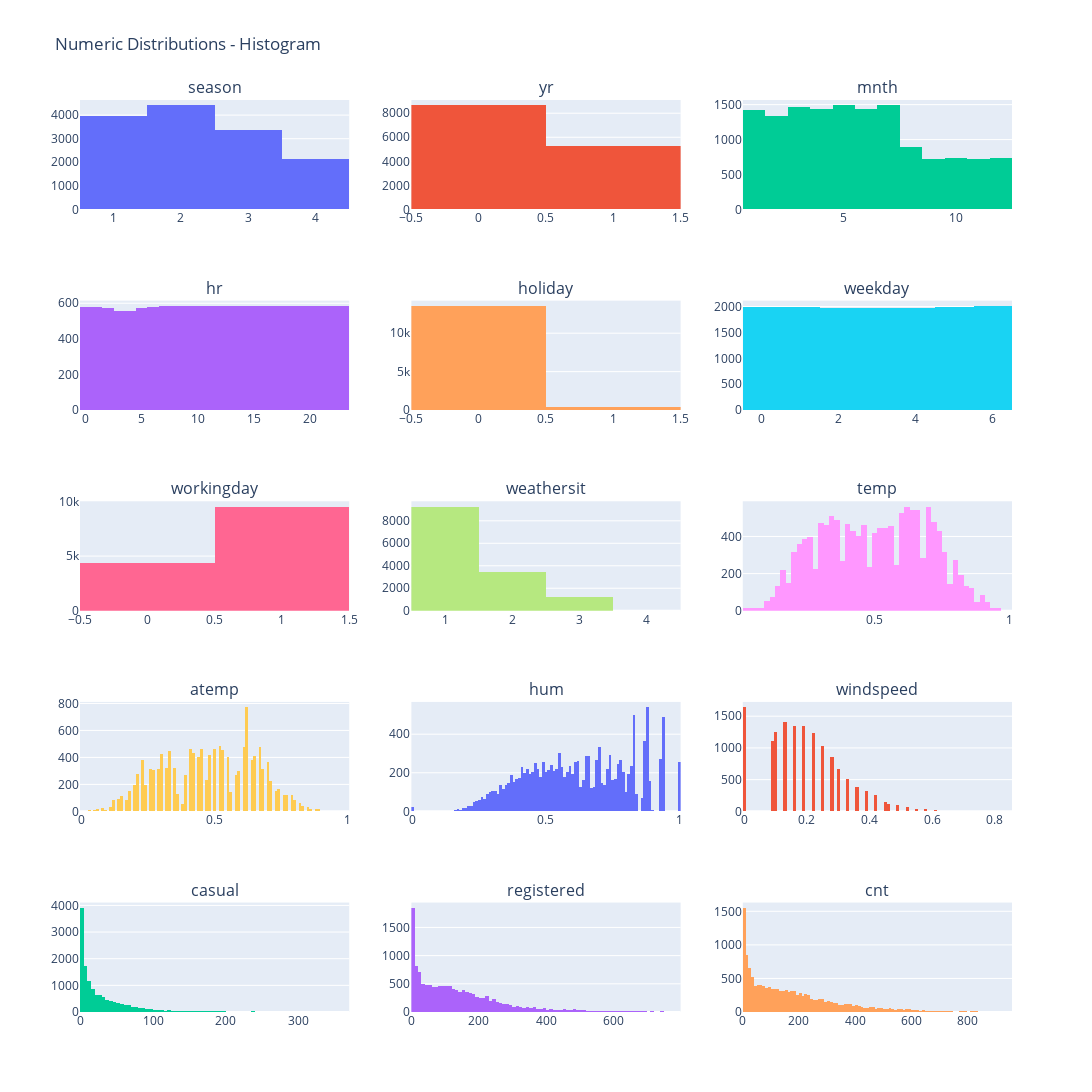

Notebook cell for this chart:
### Code cell
data_explorer.plot_numeric_distribution(plot_type="histogram")

### Figure 1 — Plotly figure (JSON) as saved in the notebook; plotly's stock layout.template omitted (floating-point values rounded to 4 significant figures; data arrays with more than 128 entries replaced by an {"elided": "..."} marker saying what was removed)
{"data": [{"name": "season", "showlegend": false, "type": "histogram", "x": {"elided": "13903 int values"}, "xaxis": "x", "yaxis": "y"}, {"name": "yr", "showlegend": false, "type": "histogram", "x": {"elided": "13903 int values"}, "xaxis": "x2", "yaxis": "y2"}, {"name": "mnth", "showlegend": false, "type": "histogram", "x": {"elided": "13903 int values"}, "xaxis": "x3", "yaxis": "y3"}, {"name": "hr", "showlegend": false, "type": "histogram", "x": {"elided": "13903 int values"}, "xaxis": "x4", "yaxis": "y4"}, {"name": "holiday", "showlegend": false, "type": "histogram", "x": {"elided": "13903 int values"}, "xaxis": "x5", "yaxis": "y5"}, {"name": "weekday", "showlegend": false, "type": "histogram", "x": {"elided": "13903 int values"}, "xaxis": "x6", "yaxis": "y6"}, {"name": "workingday", "showlegend": false, "type": "histogram", "x": {"elided": "13903 int values"}, "xaxis": "x7", "yaxis": "y7"}, {"name": "weathersit", "showlegend": false, "type": "histogram", "x": {"elided": "13903 int values"}, "xaxis": "x8", "yaxis": "y8"}, {"name": "temp", "showlegend": false, "type": "histogram", "x": {"elided": "13903 float values"}, "xaxis": "x9", "yaxis": "y9"}, {"name": "atemp", "showlegend": false, "type": "histogram", "x": {"elided": "13903 float values"}, "xaxis": "x10", "yaxis": "y10"}, {"name": "hum", "showlegend": false, "type": "histogram", "x": {"elided": "13903 float values"}, "xaxis": "x11", "yaxis": "y11"}, {"name": "windspeed", "showlegend": false, "type": "histogram", "x": {"elided": "13903 float values"}, "xaxis": "x12", "yaxis": "y12"}, {"name": "casual", "showlegend": false, "type": "histogram", "x": {"elided": "13903 int values"}, "xaxis": "x13", "yaxis": "y13"}, {"name": "registered", "showlegend": false, "type": "histogram", "x": {"elided": "13903 int values"}, "xaxis": "x14", "yaxis": "y14"}, {"name": "cnt", "showlegend": false, "type": "histogram", "x": {"elided": "13903 int values"}, "xaxis": "x15", "yaxis": "y15"}], "layout": {"annotations": [{"font": {"size": 16}, "showarrow": false, "text": "season", "x": 0.1444, "xanchor": "center", "xref": "paper", "y": 1, "yanchor": "bottom", "yref": "paper"}, {"font": {"size": 16}, "showarrow": false, "text": "yr", "x": 0.5, "xanchor": "center", "xref": "paper", "y": 1, "yanchor": "bottom", "yref": "paper"}, {"font": {"size": 16}, "showarrow": false, "text": "mnth", "x": 0.8556, "xanchor": "center", "xref": "paper", "y": 1, "yanchor": "bottom", "yref": "paper"}, {"font": {"size": 16}, "showarrow": false, "text": "hr", "x": 0.1444, "xanchor": "center", "xref": "paper", "y": 0.78, "yanchor": "bottom", "yref": "paper"}, {"font": {"size": 16}, "showarrow": false, "text": "holiday", "x": 0.5, "xanchor": "center", "xref": "paper", "y": 0.78, "yanchor": "bottom", "yref": "paper"}, {"font": {"size": 16}, "showarrow": false, "text": "weekday", "x": 0.8556, "xanchor": "center", "xref": "paper", "y": 0.78, "yanchor": "bottom", "yref": "paper"}, {"font": {"size": 16}, "showarrow": false, "text": "workingday", "x": 0.1444, "xanchor": "center", "xref": "paper", "y": 0.56, "yanchor": "bottom", "yref": "paper"}, {"font": {"size": 16}, "showarrow": false, "text": "weathersit", "x": 0.5, "xanchor": "center", "xref": "paper", "y": 0.56, "yanchor": "bottom", "yref": "paper"}, {"font": {"size": 16}, "showarrow": false, "text": "temp", "x": 0.8556, "xanchor": "center", "xref": "paper", "y": 0.56, "yanchor": "bottom", "yref": "paper"}, {"font": {"size": 16}, "showarrow": false, "text": "atemp", "x": 0.1444, "xanchor": "center", "xref": "paper", "y": 0.34, "yanchor": "bottom", "yref": "paper"}, {"font": {"size": 16}, "showarrow": false, "text": "hum", "x": 0.5, "xanchor": "center", "xref": "paper", "y": 0.34, "yanchor": "bottom", "yref": "paper"}, {"font": {"size": 16}, "showarrow": false, "text": "windspeed", "x": 0.8556, "xanchor": "center", "xref": "paper", "y": 0.34, "yanchor": "bottom", "yref": "paper"}, {"font": {"size": 16}, "showarrow": false, "text": "casual", "x": 0.1444, "xanchor": "center", "xref": "paper", "y": 0.12, "yanchor": "bottom", "yref": "paper"}, {"font": {"size": 16}, "showarrow": false, "text": "registered", "x": 0.5, "xanchor": "center", "xref": "paper", "y": 0.12, "yanchor": "bottom", "yref": "paper"}, {"font": {"size": 16}, "showarrow": false, "text": "cnt", "x": 0.8556, "xanchor": "center", "xref": "paper", "y": 0.12, "yanchor": "bottom", "yref": "paper"}], "height": 1500, "title": {"text": "Numeric Distributions - Histogram"}, "width": 2000, "xaxis": {"anchor": "y", "domain": [0, 0.2889]}, "xaxis10": {"anchor": "y10", "domain": [0, 0.2889]}, "xaxis11": {"anchor": "y11", "domain": [0.3556, 0.6444]}, "xaxis12": {"anchor": "y12", "domain": [0.7111, 1]}, "xaxis13": {"anchor": "y13", "domain": [0, 0.2889]}, "xaxis14": {"anchor": "y14", "domain": [0.3556, 0.6444]}, "xaxis15": {"anchor": "y15", "domain": [0.7111, 1]}, "xaxis2": {"anchor": "y2", "domain": [0.3556, 0.6444]}, "xaxis3": {"anchor": "y3", "domain": [0.7111, 1]}, "xaxis4": {"anchor": "y4", "domain": [0, 0.2889]}, "xaxis5": {"anchor": "y5", "domain": [0.3556, 0.6444]}, "xaxis6": {"anchor": "y6", "domain": [0.7111, 1]}, "xaxis7": {"anchor": "y7", "domain": [0, 0.2889]}, "xaxis8": {"anchor": "y8", "domain": [0.3556, 0.6444]}, "xaxis9": {"anchor": "y9", "domain": [0.7111, 1]}, "yaxis": {"anchor": "x", "domain": [0.88, 1]}, "yaxis10": {"anchor": "x10", "domain": [0.22, 0.34]}, "yaxis11": {"anchor": "x11", "domain": [0.22, 0.34]}, "yaxis12": {"anchor": "x12", "domain": [0.22, 0.34]}, "yaxis13": {"anchor": "x13", "domain": [0, 0.12]}, "yaxis14": {"anchor": "x14", "domain": [0, 0.12]}, "yaxis15": {"anchor": "x15", "domain": [0, 0.12]}, "yaxis2": {"anchor": "x2", "domain": [0.88, 1]}, "yaxis3": {"anchor": "x3", "domain": [0.88, 1]}, "yaxis4": {"anchor": "x4", "domain": [0.66, 0.78]}, "yaxis5": {"anchor": "x5", "domain": [0.66, 0.78]}, "yaxis6": {"anchor": "x6", "domain": [0.66, 0.78]}, "yaxis7": {"anchor": "x7", "domain": [0.44, 0.56]}, "yaxis8": {"anchor": "x8", "domain": [0.44, 0.56]}, "yaxis9": {"anchor": "x9", "domain": [0.44, 0.56]}}}
